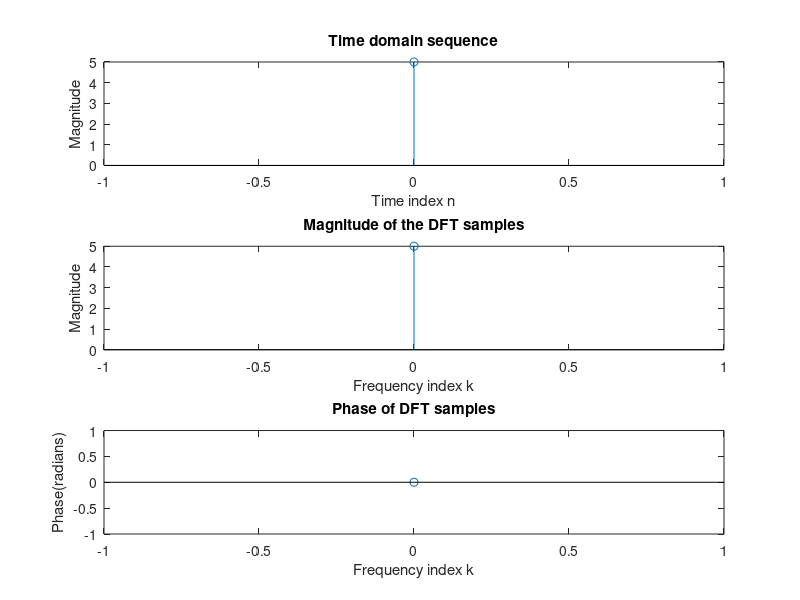

The MATLAB script that drew this image:
clc;
clear all;
close all;

% input sequence x
x=input(' Type in a N point sequence which is a power of 2 ');
N=length(x); 

% DFT of x 
X=fft(x,N);
% Magnitude of DFT
magX=abs(X);
% Phase angle of DFT
phaX=angle(X);

% To plot magnitude and Phase angle
n=0:N-1;

subplot(3,1,1);
stem(n,x);
title(' Time domain sequence ');
xlabel(' Time index n ');
ylabel(' Magnitude ');

subplot(3,1,2);
k=0:N-1;
stem(k,magX);
title(' Magnitude of the DFT samples ');
xlabel(' Frequency index k ');
ylabel(' Magnitude ');

subplot(3,1,3);
stem(k,phaX);
title(' Phase of DFT samples ');
xlabel(' Frequency index k ');
ylabel(' Phase(radians) ');

% To display on the command window 
disp(' Input sequence ');
disp(x);
disp(' DFT of the sequence ');
disp(X);

% To obtain the time domain sequence 
x1 = ifft(X,N);
disp(x1) % x1 must be equal